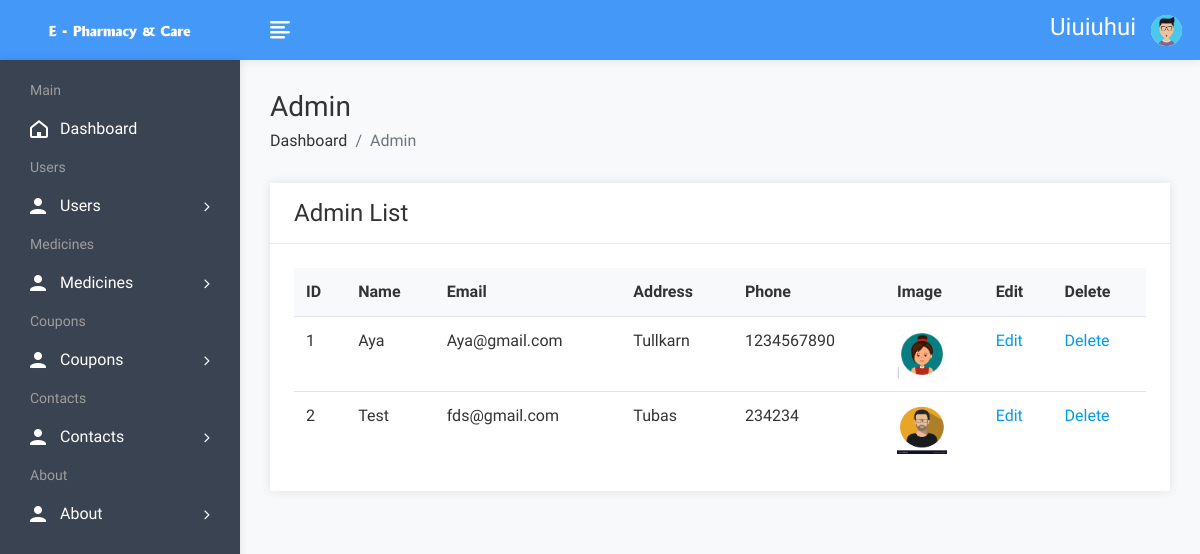
Page /admin/adminlist.php (signed in) on the committed database.
### tables this page shows
CREATE TABLE `users` (
  `userId` int(11) NOT NULL,
  `name` varchar(255) DEFAULT NULL,
  `address` varchar(255) DEFAULT NULL,
  `phone` varchar(20) DEFAULT NULL,
  `email` varchar(255) DEFAULT NULL,
  `imgName` varchar(255) DEFAULT NULL,
  `password` varchar(255) NOT NULL,
  `userType` int(11) NOT NULL
);

### admin/adminlist.php (the view, shortened to what this page needs)
<!DOCTYPE html>
<html lang="en">
<head>
		<link rel="stylesheet" href="assets/css/bootstrap.min.css">
		<link rel="stylesheet" href="assets/css/font-awesome.min.css">
        <link rel="stylesheet" href="assets/css/feathericon.min.css">
		<link rel="stylesheet" href="assets/plugins/datatables/dataTables.bootstrap4.min.css">
		<link rel="stylesheet" href="assets/plugins/datatables/responsive.bootstrap4.min.css">
		<link rel="stylesheet" href="assets/plugins/datatables/select.bootstrap4.min.css">
		<link rel="stylesheet" href="assets/plugins/datatables/buttons.bootstrap4.min.css">
        <link rel="stylesheet" href="assets/css/style.css">
    </head>
    <body>
	<?php include "header.php"; ?>
            <div class="page-wrapper">
                <div class="content container-fluid">
					<div class="page-header">
						<div class="row">
							<div class="col">
								<h3 class="page-title">Admin</h3>
								<ul class="breadcrumb">
									<li class="breadcrumb-item"><a href="dashboard.php">Dashboard</a></li>
									<li class="breadcrumb-item active">Admin</li>
								</ul>
							</div>
						</div>
					</div>
					<div class="row">
						<div class="col-sm-12">
							<div class="card">
								<div class="card-header">
									<h4 class="card-title">Admin List</h4>
								</div>
								<div class="card-body">
									<table id="basic-datatable" class="table">
                                            <thead>
                                                <tr>
                                                    <th>ID</th>
                                                    <th>Name</th>
                                                    <th>Email</th>
													<th>Address</th>
													<th>Phone</th>
													<th>Image</th>
                                                    <th>Edit</th>
                                                    <th>Delete</th>
                                                </tr>
                                            </thead>
                                            <tbody>
											<?php
           $query = mysqli_query($con, "select * from users where userType=2");
           $cnt = 1;
           while ($row = mysqli_fetch_row($query)) { ?>
                                                <tr>
                                                    <td><?php echo $cnt; ?></td>
                                                    <td><?php echo $row['1']; ?></td>
													<td><?php echo $row['4']; ?></td>
                                                    <td><?php echo $row['2']; ?></td>
                                                    <td><?php echo $row['3']; ?></td>
													<td>
    <?php
    $imagePath = 'user/';
    if (!empty($row[5])) {
        echo '<img src="' . $imagePath . $row[5] . '" height="50px" width="50px">';
    } else {
        echo '<img src="' . $imagePath . 'avatar-01.png" height="50px" width="50px">';
    }
    ?>
</td>
<td><a href="userEdit.php?id=<?php echo $row['0']; ?>">Edit</a></td>
                                                    <td><a href="admindelete.php?id=<?php echo $row['0']; ?>">Delete</a></td>
                                                </tr>
                                                <?php $cnt = $cnt + 1;}
           ?>
                                            </tbody>
                                        </table>
								</div>
							</div>
						</div>
					</div>
				</div>
			</div>
    </body>
</html>

### rows in the picture
users: name "Aya", email "Aya@gmail.com", address "Tullkarn", phone "1234567890", imgName (picture)
users: name "Test", email "fds@gmail.com", address "Tubas", phone "234234", imgName (picture)

### other values in the picture
$_SESSION['name'] "Uiuiuhui"
